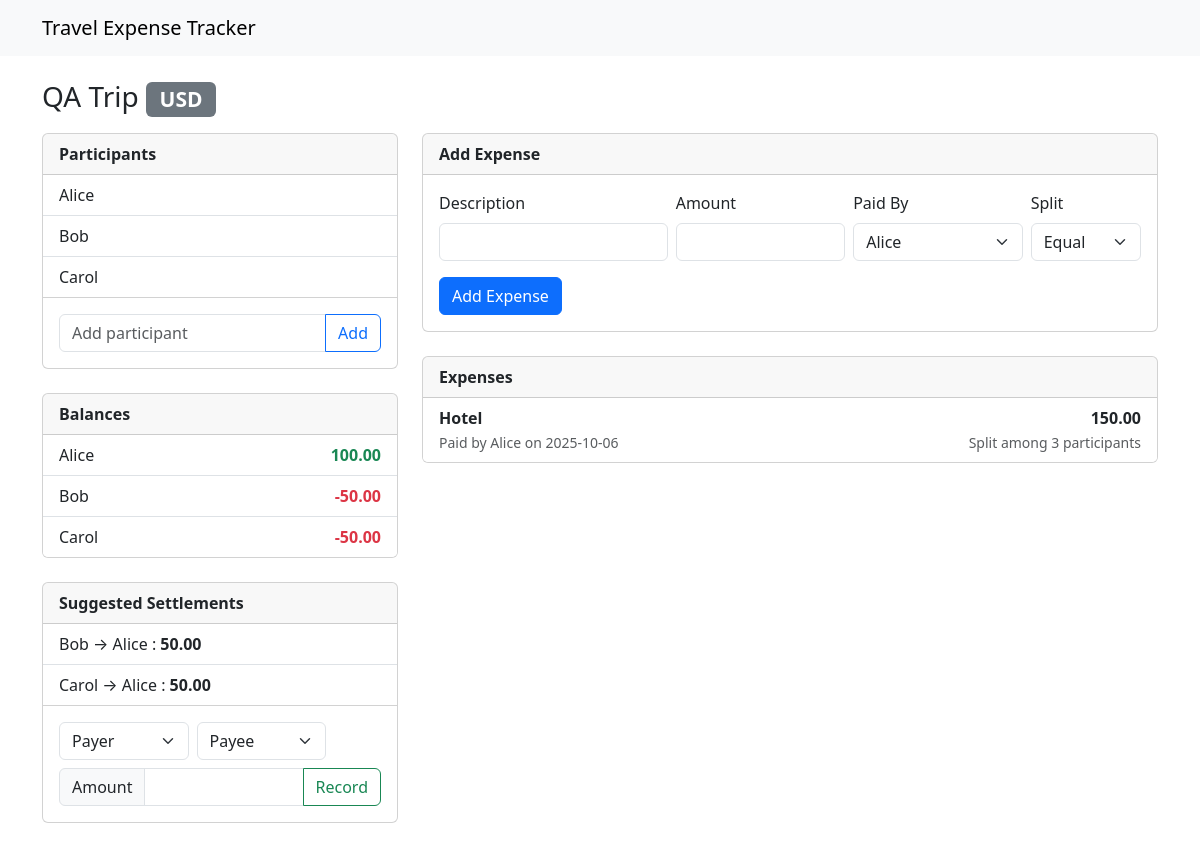
Page /trip/2 on the committed database.
### app/models.py (models this page shows)
class Trip(db.Model):
    __tablename__ = "trips"
    id = db.Column(db.Integer, primary_key=True)
    name = db.Column(db.String(120), nullable=False)
    currency = db.Column(db.String(8), default="USD", nullable=False)
    created_at = db.Column(db.DateTime, default=datetime.utcnow, nullable=False)
    participants = db.relationship("Participant", backref="trip", cascade="all, delete-orphan")
    expenses = db.relationship("Expense", backref="trip", cascade="all, delete-orphan")

class Participant(db.Model):
    __tablename__ = "participants"
    id = db.Column(db.Integer, primary_key=True)
    trip_id = db.Column(db.Integer, db.ForeignKey("trips.id"), nullable=False)
    name = db.Column(db.String(120), nullable=False)
    splits = db.relationship("ExpenseSplit", backref="participant", cascade="all, delete-orphan")

class Expense(db.Model):
    __tablename__ = "expenses"
    id = db.Column(db.Integer, primary_key=True)
    trip_id = db.Column(db.Integer, db.ForeignKey("trips.id"), nullable=False)
    description = db.Column(db.String(255), nullable=False)
    amount = db.Column(db.Float, nullable=False)
    paid_by_id = db.Column(db.Integer, db.ForeignKey("participants.id"), nullable=False)
    created_at = db.Column(db.DateTime, default=datetime.utcnow, nullable=False)
    paid_by = db.relationship("Participant", foreign_keys=[paid_by_id])
    splits = db.relationship("ExpenseSplit", backref="expense", cascade="all, delete-orphan")

### app/views.py (the view)
@main_bp.route("/trip/<int:trip_id>")
def view_trip(trip_id: int):
    trip = Trip.query.get_or_404(trip_id)
    balances = compute_balances(trip)
    suggestions = suggest_settlements(trip)
    return render_template("trip.html", trip=trip, balances=balances, suggestions=suggestions)

### app/models.py (called while the page is built)
def compute_balances(trip: Trip) -> Dict[int, float]:
    balances: Dict[int, float] = {p.id: 0.0 for p in trip.participants}
    for expense in trip.expenses:
        balances[expense.paid_by_id] += expense.amount
        for split in expense.splits:
            balances[split.participant_id] -= split.amount
    settlements = Settlement.query.filter_by(trip_id=trip.id).all()
    for s in settlements:
        balances[s.payer_id] -= s.amount
        balances[s.payee_id] += s.amount
    return balances

### app/templates/trip.html (shortened to what this page needs)
{% extends 'base.html' %}
{% block content %}
<h3 class="mb-3">{{ trip.name }} <span class="badge text-bg-secondary">{{ trip.currency }}</span></h3>
<div class="row">
  <div class="col-lg-4">
    <div class="card mb-4">
      <div class="card-header fw-semibold">Participants</div>
      <ul class="list-group list-group-flush">
        {% for p in trip.participants %}
          <li class="list-group-item">{{ p.name }}</li>
        {% else %}
          <li class="list-group-item text-muted">No participants</li>
        {% endfor %}
      </ul>
      <div class="card-body">
        <form method="post" action="{{ url_for('main.add_participant', trip_id=trip.id) }}">
          <div class="input-group">
            <input type="text" name="name" class="form-control" placeholder="Add participant" required>
            <button class="btn btn-outline-primary">Add</button>
          </div>
        </form>
      </div>
    </div>
    <div class="card mb-4">
      <div class="card-header fw-semibold">Balances</div>
      <ul class="list-group list-group-flush">
        {% for p in trip.participants %}
          {% set bal = balances.get(p.id, 0) %}
          <li class="list-group-item d-flex justify-content-between">
            <span>{{ p.name }}</span>
            <span class="fw-semibold {{ 'text-success' if bal>0 else ('text-danger' if bal<0 else 'text-muted') }}">{{ '%.2f'|format(bal) }}</span>
          </li>
        {% else %}
          <li class="list-group-item text-muted">No data</li>
        {% endfor %}
      </ul>
    </div>
    <div class="card mb-4">
      <div class="card-header fw-semibold">Suggested Settlements</div>
      <ul class="list-group list-group-flush">
        {% for s in suggestions %}
          <li class="list-group-item">
            {{ trip.participants | selectattr('id', 'equalto', s.payer_id) | list | first | attr('name') }}
            →
            {{ trip.participants | selectattr('id', 'equalto', s.payee_id) | list | first | attr('name') }}
            :
            <strong>{{ '%.2f'|format(s.amount) }}</strong>
          </li>
        {% else %}
          <li class="list-group-item text-muted">All settled</li>
        {% endfor %}
      </ul>
      {% if trip.participants|length >= 2 %}
      <div class="card-body">
        <form method="post" action="{{ url_for('main.add_settlement', trip_id=trip.id) }}">
          <div class="row g-2">
            <div class="col-5">
              <select class="form-select" name="payer_id" required>
                <option value="" disabled selected>Payer</option>
              </select>
            </div>
            <div class="col-5">
              <select class="form-select" name="payee_id" required>
                <option value="" disabled selected>Payee</option>
              </select>
            </div>
            <div class="col-12 mt-2">
              <div class="input-group">
                <span class="input-group-text">Amount</span>
                <input type="number" step="0.01" min="0" class="form-control" name="amount" required>
                <button class="btn btn-outline-success">Record</button>
              </div>
            </div>
          </div>
        </form>
      </div>
      {% endif %}
    </div>
  </div>
  <div class="col-lg-8">
    <div class="card mb-4">
      <div class="card-header fw-semibold">Add Expense</div>
      <div class="card-body">
        <form method="post" action="{{ url_for('main.add_expense', trip_id=trip.id) }}">
          <div class="row g-2 align-items-end">
            <div class="col-md-4">
              <label class="form-label">Description</label>
              <input type="text" name="description" class="form-control" required>
            </div>
            <div class="col-md-3">
              <label class="form-label">Amount</label>
              <input type="number" step="0.01" min="0" name="amount" class="form-control" required>
            </div>
            <div class="col-md-3">
              <label class="form-label">Paid By</label>
              <select class="form-select" name="paid_by_id" required>
                {% for p in trip.participants %}
                  <option value="{{ p.id }}">{{ p.name }}</option>
                {% endfor %}
              </select>
            </div>
            <div class="col-md-2">
              <label class="form-label">Split</label>
              <select class="form-select" name="split_mode" id="split_mode">
                <option value="equal" selected>Equal</option>
              </select>
            </div>
          </div>
          <div class="mt-3">
            <button class="btn btn-primary">Add Expense</button>
          </div>
        </form>
      </div>
    </div>
    <div class="card">
      <div class="card-header fw-semibold">Expenses</div>
      <ul class="list-group list-group-flush">
        {% for e in trip.expenses | sort(attribute='created_at', reverse=True) %}
          <li class="list-group-item d-flex justify-content-between">
            <div>
              <div class="fw-semibold">{{ e.description }}</div>
              <small class="text-muted">Paid by {{ e.paid_by.name }} on {{ e.created_at.strftime('%Y-%m-%d') }}</small>
            </div>
            <div class="text-end">
              <div class="fw-semibold">{{ '%.2f'|format(e.amount) }}</div>
              <small class="text-muted">Split among {{ e.splits|length }} participants</small>
            </div>
          </li>
        {% else %}
          <li class="list-group-item text-muted">No expenses yet</li>
        {% endfor %}
      </ul>
    </div>
  </div>
</div>
{% endblock %}

### app/templates/base.html (shortened to what this page needs)
<!doctype html>
<html lang="en">
  <head>
    <link href="https://cdn.jsdelivr.net/npm/bootstrap@5.3.3/dist/css/bootstrap.min.css" rel="stylesheet">
  </head>
  <body>
    <nav class="navbar navbar-expand-lg bg-body-tertiary mb-4">
      <div class="container">
        <a class="navbar-brand" href="{{ url_for('main.index') }}">Travel Expense Tracker</a>
      </div>
    </nav>
    <div class="container">
      {% block content %}{% endblock %}
    </div>
  </body>
</html>

### rows in the picture
Trip: name "QA Trip", currency "USD"
Participant: name "Alice", bal "100.00"
Participant: name "Bob", bal "-50.00"
Participant: name "Carol", bal "-50.00"
Expense: description "Hotel", paid_by.name "Alice", created_at "2025-10-06", amount "150.00", splits|length "3"

### other values in the picture
{{ '%.2f'|format(s.amount) }} "50.00" "50.00"
form field paid_by_id "Alice"
